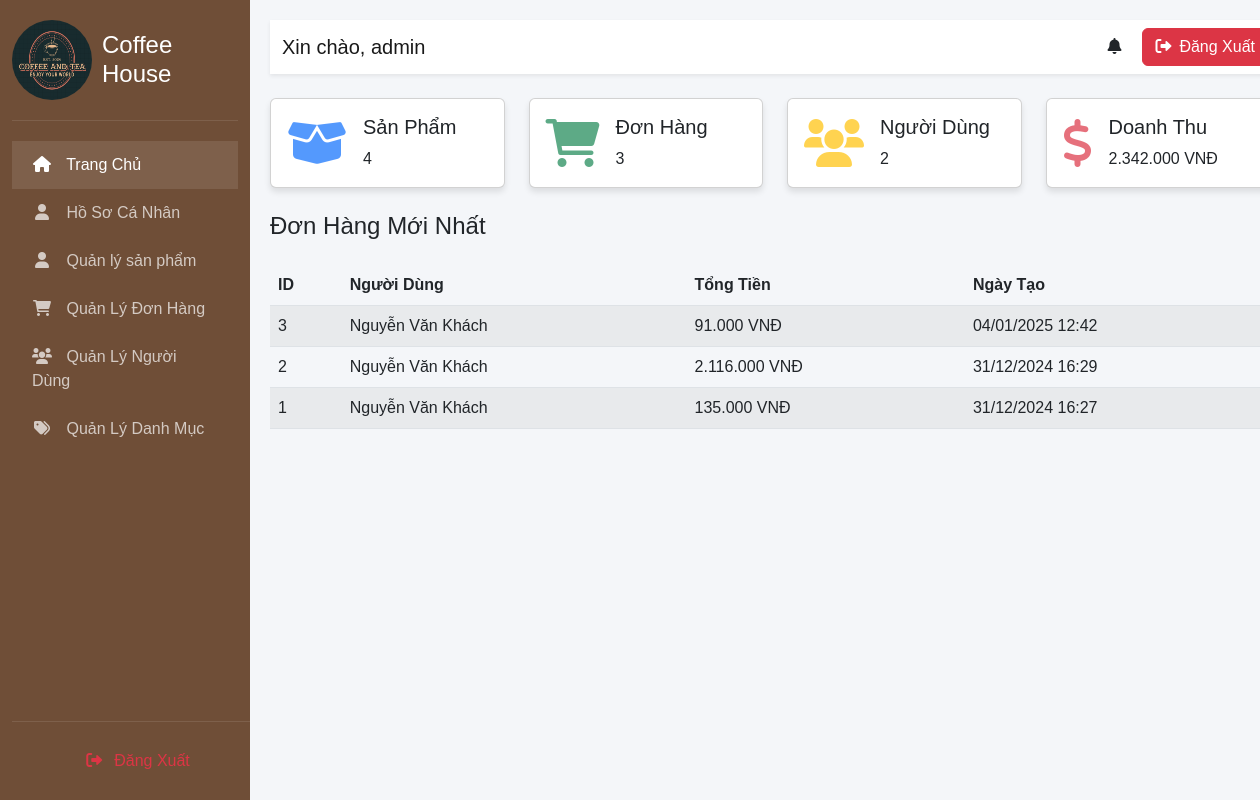
Screenshot of /admin/index.php (signed in) with the database file from the repository.
### tables this page shows
CREATE TABLE `donhang` (
  `id` int(11) NOT NULL,
  `iduser` int(11) NOT NULL COMMENT 'ID người dùng',
  `tongtien` int(11) NOT NULL COMMENT 'Tổng tiền đơn hàng',
  `trangthai` varchar(50) NOT NULL COMMENT 'Trạng thái đơn hàng',
  `ngaymua` datetime NOT NULL COMMENT 'Ngày đặt hàng',
  `diachi` varchar(255) NOT NULL COMMENT 'Địa chỉ giao hàng'
);

CREATE TABLE `taikhoan` (
  `id` int(11) NOT NULL,
  `hoten` varchar(100) NOT NULL COMMENT 'Họ tên khách hàng',
  `username` varchar(100) NOT NULL COMMENT 'Tên đăng nhập',
  `password` varchar(255) NOT NULL COMMENT 'Mật khẩu',
  `diachi` varchar(255) NOT NULL COMMENT 'Địa chỉ',
  `sdt` varchar(15) NOT NULL COMMENT 'Số điện thoại',
  `role` enum('admin','customer') NOT NULL DEFAULT 'customer',
  `avatar` varchar(255) DEFAULT '/webbancaphe/assets/images/default-avatar.jpg'
);

### admin/index.php (the view, shortened to what this page needs)
<?php
require_once '../includes/config.php';
$stats = [];
$product_query = "SELECT COUNT(*) as total_products FROM sanpham";
$product_result = $conn->query($product_query);
$stats['total_products'] = $product_result ? $product_result->fetch_assoc()['total_products'] : 0;
$order_query = "SELECT COUNT(*) as total_orders, SUM(tongtien) as total_revenue FROM donhang";
$order_result = $conn->query($order_query);
$order_data = $order_result ? $order_result->fetch_assoc() : ['total_orders' => 0, 'total_revenue' => 0];
$stats['total_orders'] = $order_data['total_orders'];
$stats['total_revenue'] = $order_data['total_revenue'];
try {
    $recent_orders_query = "SELECT d.id, d.tongtien, d.ngaymua, t.hoten
                            FROM donhang d
                            JOIN taikhoan t ON d.iduser = t.id
                            ORDER BY d.ngaymua DESC
                            LIMIT 5";
    $recent_orders_result = $conn->query($recent_orders_query);
} catch (Exception $e) {
    error_log("Lỗi lấy đơn hàng mới nhất: " . $e->getMessage());
    $recent_orders_result = null;
}
$user_query = "SELECT COUNT(*) as total_users FROM taikhoan";
$user_result = $conn->query($user_query);
$stats['total_users'] = $user_result ? $user_result->fetch_assoc()['total_users'] : 0;
?>
<!DOCTYPE html>
<html lang="vi">
<head>
    <link href="https://cdn.jsdelivr.net/npm/bootstrap@5.2.3/dist/css/bootstrap.min.css" rel="stylesheet">
    <link rel="stylesheet" href="https://cdnjs.cloudflare.com/ajax/libs/font-awesome/6.0.0/css/all.min.css">
</head>
<body>
    <div class="container-fluid">
        <div class="row">
            <?php include_once 'includes/admin_navbar.php'; ?>
            <div class="col-md-10 main-content">
                <nav class="navbar bg-white shadow-sm mb-4">
                    <div class="container-fluid">
                        <span class="navbar-brand mb-0 h1">
                            Xin chào, <?php echo $_SESSION['username']; ?>
                        </span>
                        <div class="d-flex">
                            <a href="#" class="btn btn-outline-coffee me-2">
                                <i class="fas fa-bell"></i>
                            </a>
                            <a href="../pages/dangxuat.php" class="btn btn-danger">
                                <i class="fas fa-sign-out-alt me-2"></i>Đăng Xuất
                            </a>
                        </div>
                    </div>
                </nav>
                <div class="row">
                    <div class="col-md-3 mb-4">
                        <div class="card admin-card">
                            <div class="card-body d-flex align-items-center">
                                <i class="fas fa-box-open text-primary stat-icon me-3"></i>
                                <div>
                                    <h5 class="card-title">Sản Phẩm</h5>
                                    <p class="card-text"><?php echo $stats['total_products']; ?></p>
                                </div>
                            </div>
                        </div>
                    </div>
                    <div class="col-md-3 mb-4">
                        <div class="card admin-card">
                            <div class="card-body d-flex align-items-center">
                                <i class="fas fa-shopping-cart text-success stat-icon me-3"></i>
                                <div>
                                    <h5 class="card-title">Đơn Hàng</h5>
                                    <p class="card-text"><?php echo $stats['total_orders']; ?></p>
                                </div>
                            </div>
                        </div>
                    </div>
                    <div class="col-md-3 mb-4">
                        <div class="card admin-card">
                            <div class="card-body d-flex align-items-center">
                                <i class="fas fa-users text-warning stat-icon me-3"></i>
                                <div>
                                    <h5 class="card-title">Người Dùng</h5>
                                    <p class="card-text"><?php echo $stats['total_users']; ?></p>
                                </div>
                            </div>
                        </div>
                    </div>
                    <div class="col-md-3 mb-4">
                        <div class="card admin-card">
                            <div class="card-body d-flex align-items-center">
                                <i class="fas fa-dollar-sign text-danger stat-icon me-3"></i>
                                <div>
                                    <h5 class="card-title">Doanh Thu</h5>
                                    <p class="card-text"><?php echo number_format($stats['total_revenue'], 0, ',', '.'); ?> VNĐ</p>
                                </div>
                            </div>
                        </div>
                    </div>
                </div>
                <h4 class="mb-4">Đơn Hàng Mới Nhất</h4>
                <table class="table table-striped">
                    <thead>
                        <tr>
                            <th>ID</th>
                            <th>Người Dùng</th>
                            <th>Tổng Tiền</th>
                            <th>Ngày Tạo</th>
                        </tr>
                    </thead>
                    <tbody>
                        <?php
                        if ($recent_orders_result && $recent_orders_result->num_rows > 0):
                            while ($order = $recent_orders_result->fetch_assoc()):
                        ?>
                            <tr>
                                <td><?php echo htmlspecialchars($order['id'] ?? 'N/A'); ?></td>
                                <td><?php echo htmlspecialchars($order['hoten'] ?? 'Không xác định'); ?></td>
                                <td><?php echo number_format($order['tongtien'] ?? 0, 0, ',', '.'); ?> VNĐ</td>
                                <td><?php echo date('d/m/Y H:i', strtotime($order['ngaymua'] ?? 'now')); ?></td>
                            </tr>
                        <?php
                            endwhile;
                        else:
                        ?>
                            <tr>
                                <td colspan="4" class="text-center">Không có đơn hàng nào.</td>
                            </tr>
                        <?php endif; ?>
                    </tbody>
                </table>
            </div>
        </div>
    </div>
</body>
</html>

### admin/index.php (style rules this page uses)
:root { --coffee-brown: #6F4E37; --tea-green: #84A98C; --light-bg: #f4f6f9; }
body { background-color: var(--light-bg); font-family: 'Arial', sans-serif; }
.admin-card { transition: all 0.3s ease; box-shadow: 0 4px 6px rgba(0,0,0,0.1); }
.stat-icon { font-size: 3rem; opacity: 0.7; }
.main-content { margin-left: 250px; padding: 20px; }
.main-content { margin-left: 250px; transition: margin-left 0.3s ease; }

### admin/includes/admin_navbar.php (style rules this page uses)
:root { --coffee-brown: #6F4E37; --tea-green: #84A98C; --light-bg: #f4f6f9; }
.main-content { margin-left: 250px; transition: margin-left 0.3s ease; }

### rows the page displays
donhang: id "3", iduser.hoten "Nguyễn Văn Khách", tongtien "91.000", ngaymua "04/01/2025 12:42"
donhang: id "2", iduser.hoten "Nguyễn Văn Khách", tongtien "2.116.000", ngaymua "31/12/2024 16:29"
donhang: id "1", iduser.hoten "Nguyễn Văn Khách", tongtien "135.000", ngaymua "31/12/2024 16:27"

### other values shown
$item['title'] "Trang Chủ"
$item['title'] "Hồ Sơ Cá Nhân"
$item['title'] "Quản lý sản phẩm"
$item['title'] "Quản Lý Đơn Hàng"
$item['title'] "Quản Lý Người Dùng"
$item['title'] "Quản Lý Danh Mục"
$_SESSION['username'] "admin"
$stats['total_products'] "4"
$stats['total_orders'] "3"
$stats['total_users'] "2"
$stats['total_revenue'] "2.342.000"
